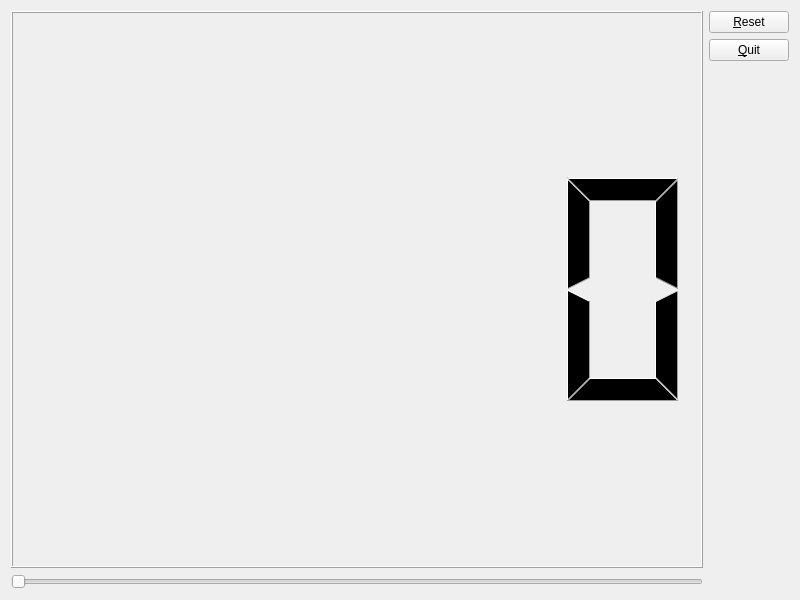
<?xml version="1.0" encoding="UTF-8"?>
<ui version="4.0">
 <class>MyForm</class>
 <widget class="QWidget" name="MyForm">
  <property name="geometry">
   <rect>
    <x>0</x>
    <y>0</y>
    <width>800</width>
    <height>600</height>
   </rect>
  </property>
  <property name="windowTitle">
   <string>MainWidget</string>
  </property>
  <layout class="QHBoxLayout" name="horizontalLayout">
   <item>
    <layout class="QVBoxLayout" name="verticalLayout">
     <item>
      <widget class="QLCDNumber" name="m_lcd"/>
     </item>
     <item>
      <widget class="QSlider" name="m_sld">
       <property name="orientation">
        <enum>Qt::Horizontal</enum>
       </property>
      </widget>
     </item>
    </layout>
   </item>
   <item>
    <layout class="QVBoxLayout" name="verticalLayout_2">
     <item>
      <widget class="QPushButton" name="m_pcmdReset">
       <property name="text">
        <string>&amp;Reset</string>
       </property>
      </widget>
     </item>
     <item>
      <widget class="QPushButton" name="m_pcmdQuit">
       <property name="text">
        <string>&amp;Quit</string>
       </property>
      </widget>
     </item>
     <item>
      <spacer name="verticalSpacer">
       <property name="orientation">
        <enum>Qt::Vertical</enum>
       </property>
       <property name="sizeHint" stdset="0">
        <size>
         <width>20</width>
         <height>40</height>
        </size>
       </property>
      </spacer>
     </item>
    </layout>
   </item>
  </layout>
 </widget>
 <resources/>
 <connections>
  <connection>
   <sender>m_sld</sender>
   <signal>valueChanged(int)</signal>
   <receiver>m_lcd</receiver>
   <slot>display(int)</slot>
   <hints>
    <hint type="sourcelabel">
     <x>191</x>
     <y>586</y>
    </hint>
    <hint type="destinationlabel">
     <x>87</x>
     <y>535</y>
    </hint>
   </hints>
  </connection>
  <connection>
   <sender>m_pcmdQuit</sender>
   <signal>clicked()</signal>
   <receiver>MyForm</receiver>
   <slot>close()</slot>
   <hints>
    <hint type="sourcelabel">
     <x>749</x>
     <y>47</y>
    </hint>
    <hint type="destinationlabel">
     <x>799</x>
     <y>48</y>
    </hint>
   </hints>
  </connection>
 </connections>
</ui>
